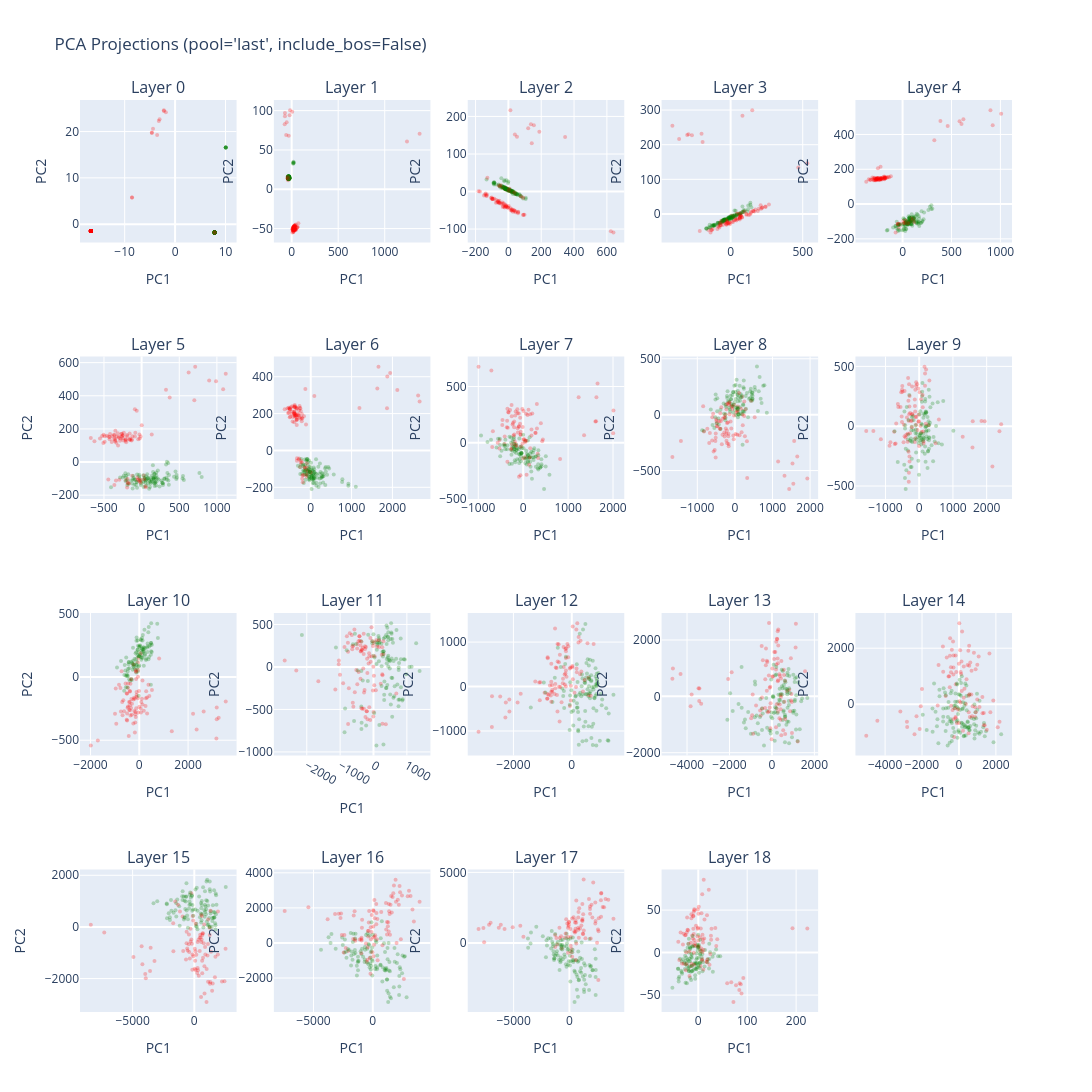

Write notebook code for a chart like this one.
### Code cell
plot_layerwise_pca(activations_all, pcas, pool_method="last")
